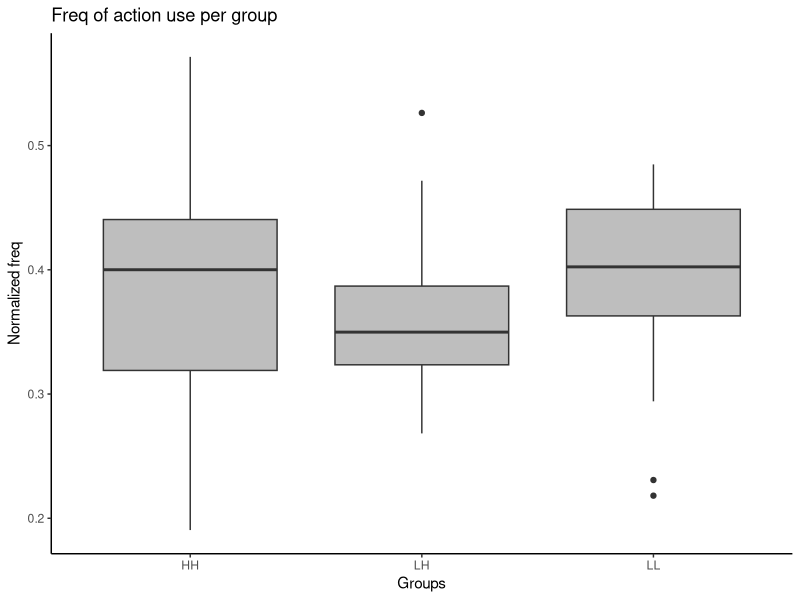
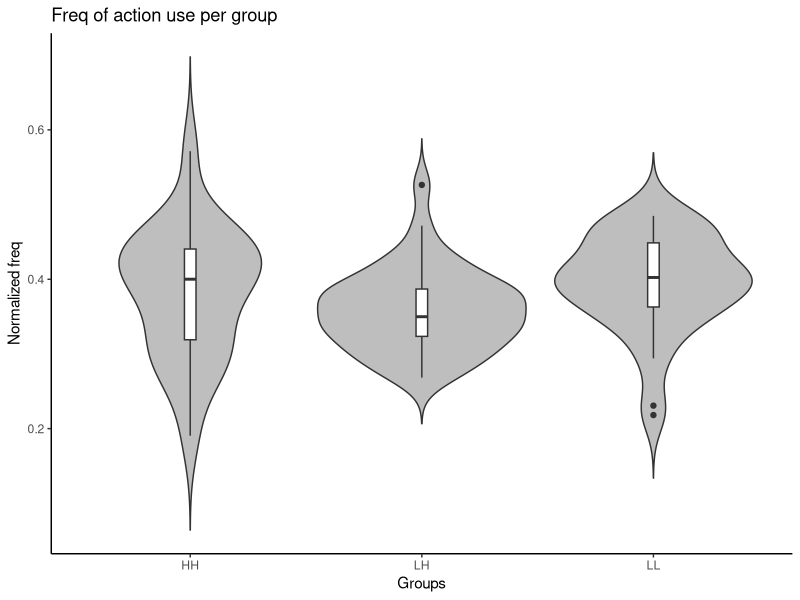
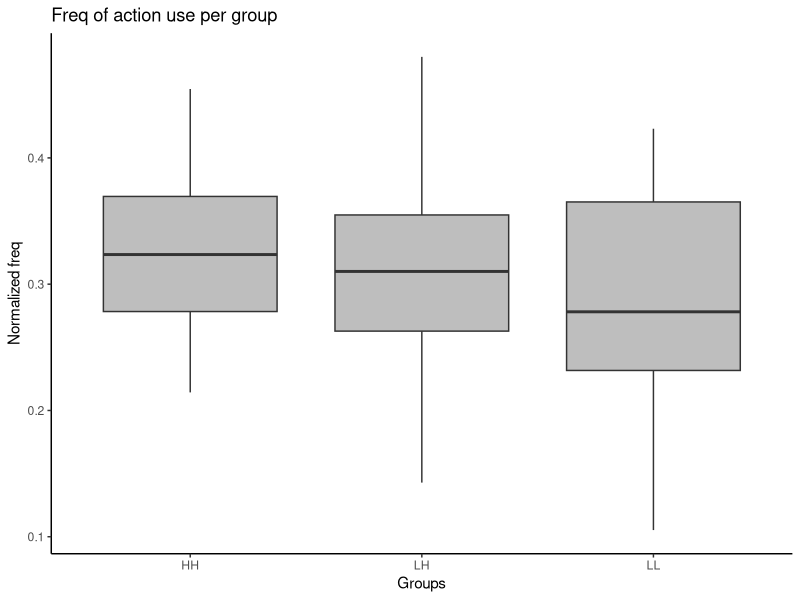
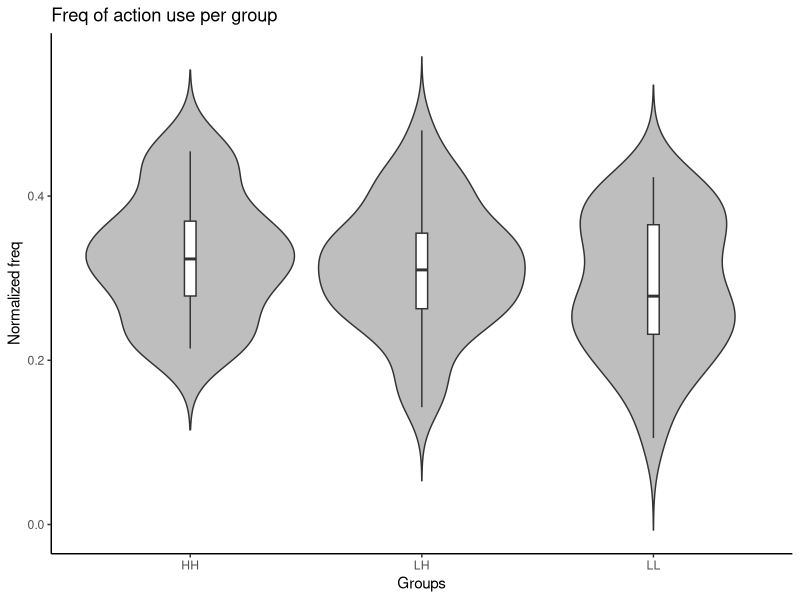
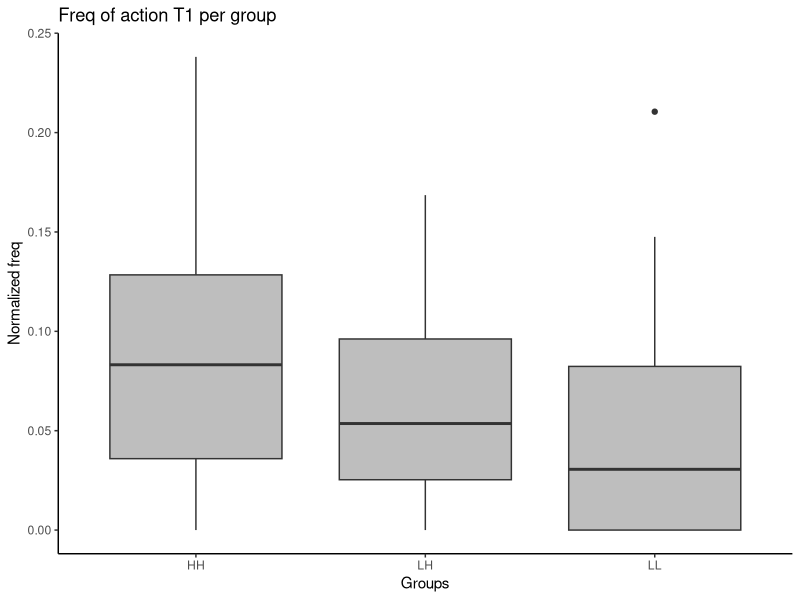
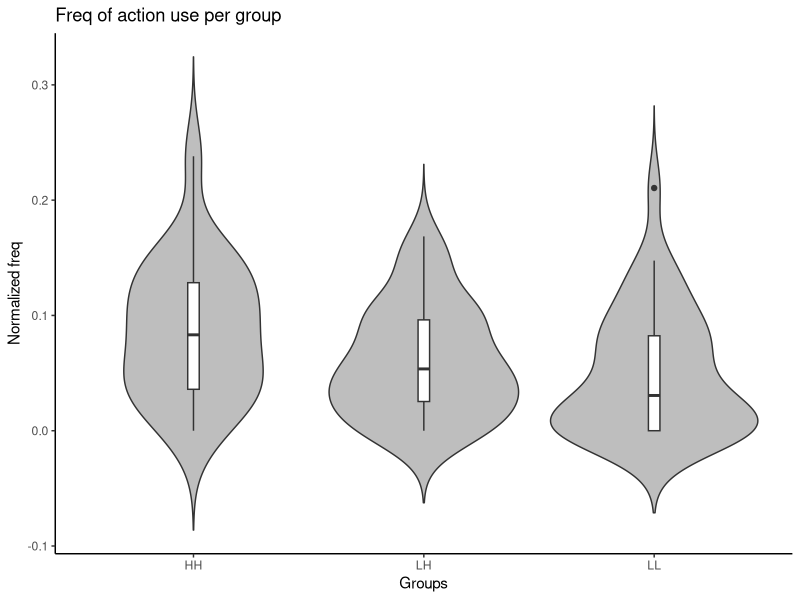
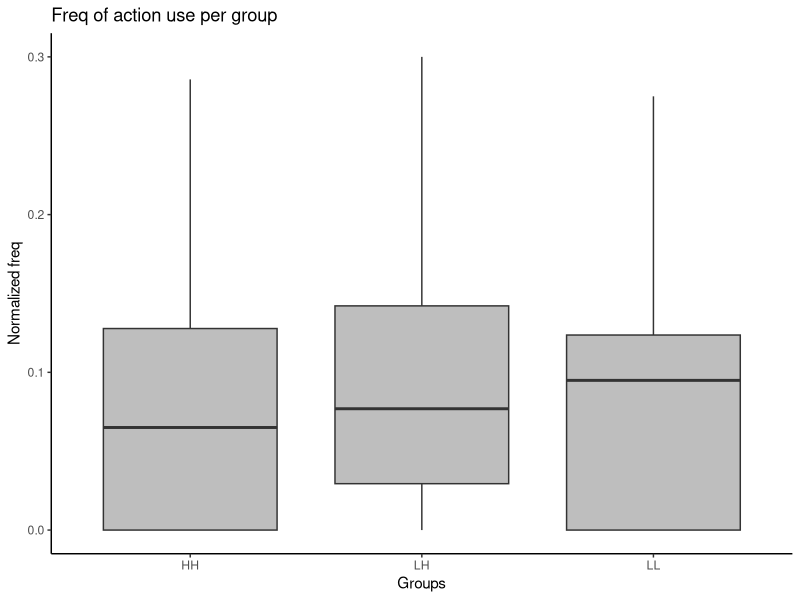
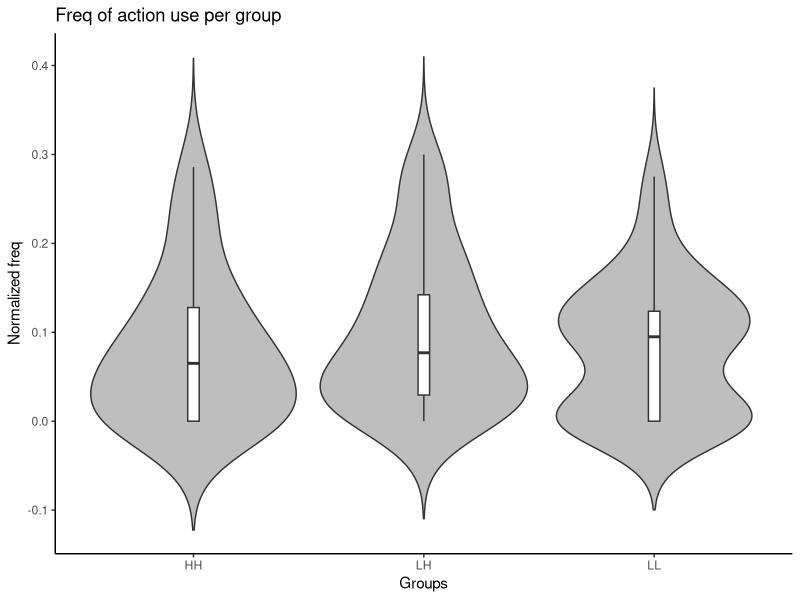

Recreate these plots in R, in order.
## ---- chunk 1
knitr::opts_chunk$set(echo = TRUE)
## ---- chunk 2
library(tidyverse)
#library(reshape2)
library(ggplot2)
#library(sjstats)
## ---- chunk 3
#data for C
freqLH <- c(0.30434782608695654, 0.38095238095238093, 0.3888888888888889, 0.3076923076923077, 0.39473684210526316, 0.37777777777777777, 0.34615384615384615, 0.3793103448275862, 0.3076923076923077, 0.41935483870967744, 0.3, 0.34782608695652173, 0.5263157894736842, 0.3258426966292135, 0.3235294117647059, 0.3469387755102041, 0.3384615384615385, 0.4, 0.35185185185185186, 0.2857142857142857, 0.42857142857142855, 0.34285714285714286, 0.4716981132075472, 0.37777777777777777, 0.2692307692307692, 0.3709677419354839, 0.28, 0.4375, 0.4, 0.41304347826086957, 0.3, 0.3384615384615385, 0.3333333333333333, 0.2682926829268293, 0.373134328358209, 0.36363636363636365, 0.3235294117647059, 0.37735849056603776) 
freqLL <- c(0.45652173913043476, 0.37254901960784315, 0.3974358974358974, 0.21818181818181817, 0.34375, 0.48484848484848486, 0.3, 0.4782608695652174, 0.40540540540540543, 0.39473684210526316, 0.40540540540540543, 0.4634146341463415, 0.45, 0.40816326530612246, 0.48148148148148145, 0.3380281690140845, 0.29411764705882354, 0.47058823529411764, 0.46153846153846156, 0.35, 0.42857142857142855, 0.41333333333333333, 0.47368421052631576, 0.4, 0.37735849056603776, 0.4, 0.34615384615384615, 0.36363636363636365, 0.4482758620689655, 0.36065573770491804, 0.23076923076923078, 0.40816326530612246, 0.3870967741935484, 0.40476190476190477, 0.375, 0.40963855421686746)
freqHH <- c(0.42424242424242425, 0.3783783783783784, 0.2833333333333333, 0.2571428571428571, 0.42857142857142855, 0.4594594594594595, 0.19047619047619047, 0.4444444444444444, 0.38596491228070173, 0.45161290322580644, 0.47619047619047616, 0.3064516129032258, 0.4126984126984127, 0.4230769230769231, 0.39473684210526316, 0.5714285714285714, 0.3181818181818182, 0.3448275862068966, 0.32142857142857145, 0.28125, 0.4482758620689655, 0.40540540540540543)

#define df
groups <- c(rep('LH', length(freqLH)), 
            rep('LL', length(freqLL)), 
            rep('HH', length(freqHH)))
freq <- c(freqLH, freqLL, freqHH)
df <- data.frame(freq, groups)
names(df) <- c("freq", "group")

#Lh vs LL stats
print(mean(df[(df$group=='LH'),]$freq))
print(sd(df[(df$group=='LH'),]$freq))
print(mean(df[(df$group=='LL'),]$freq))
print(sd(df[(df$group=='LL'),]$freq))
df2 = df[!(df$group=='HH'),]
t.test(freq ~ group, data=df2, var.equal=TRUE)

#tests
df.fisher  = aov(freq ~ group, data=df)
df.welch   = oneway.test(freq ~ group, data=df)
df.kruskal = kruskal.test(freq ~ group, data=df)
df.bartlett = bartlett.test(freq ~ group, data=df)
summary(df.fisher)
TukeyHSD(df.fisher)
#print(df.welch)
#print(df.kruskal)
#print(df.bartlett)
#with(df, tapply(freq, group, shapiro.test))

#plots
#geom_boxplot() + geom_jitter(width = 0.2)
#boxplot(df$freq~df$group,data=df,col="light gray", ylab = "Freq", xlab = "Groups")
ggplot(df, aes(x=group, y=freq)) + 
  geom_boxplot(fill='gray') +
  labs(title="Freq of action use per group", x="Groups", y="Normalized freq") +
  theme_classic() 

ggplot(df, aes(x=group, y=freq)) + 
  geom_violin(trim=FALSE, fill='gray') +
  labs(title="Freq of action use per group", x="Groups", y="Normalized freq") +
  geom_boxplot(width=0.05) +
  theme_classic()
## ---- chunk 4
#data for P
freqLH <- c(0.30434782608695654, 0.35714285714285715, 0.4444444444444444, 0.27692307692307694, 0.23684210526315788, 0.26666666666666666, 0.28846153846153844, 0.20689655172413793, 0.28846153846153844, 0.24193548387096775, 0.32, 0.34782608695652173, 0.3684210526315789, 0.16853932584269662, 0.3235294117647059, 0.30612244897959184, 0.26153846153846155, 0.34285714285714286, 0.25925925925925924, 0.42857142857142855, 0.14285714285714285, 0.37142857142857144, 0.16981132075471697, 0.26666666666666666, 0.34615384615384615, 0.25806451612903225, 0.48, 0.3125, 0.4, 0.34782608695652173, 0.4, 0.3076923076923077, 0.2857142857142857, 0.34146341463414637, 0.22388059701492538, 0.3333333333333333, 0.4117647058823529, 0.41509433962264153) 
freqLL <- c(0.3695652173913043, 0.2549019607843137, 0.20512820512820512, 0.41818181818181815, 0.28125, 0.36363636363636365, 0.275, 0.30434782608695654, 0.17567567567567569, 0.23684210526315788, 0.1891891891891892, 0.34146341463414637, 0.23333333333333334, 0.32653061224489793, 0.4074074074074074, 0.23943661971830985, 0.39215686274509803, 0.3333333333333333, 0.38461538461538464, 0.26666666666666666, 0.2619047619047619, 0.22666666666666666, 0.10526315789473684, 0.26666666666666666, 0.22641509433962265, 0.13846153846153847, 0.4230769230769231, 0.18181818181818182, 0.3793103448275862, 0.19672131147540983, 0.41025641025641024, 0.30612244897959184, 0.3870967741935484, 0.35714285714285715, 0.3392857142857143, 0.26506024096385544)
freqHH <- c(0.45454545454545453, 0.21621621621621623, 0.31666666666666665, 0.37142857142857144, 0.21428571428571427, 0.2972972972972973, 0.3333333333333333, 0.4444444444444444, 0.24561403508771928, 0.41935483870967744, 0.38095238095238093, 0.3225806451612903, 0.2222222222222222, 0.3076923076923077, 0.23684210526315788, 0.2857142857142857, 0.36363636363636365, 0.27586206896551724, 0.35714285714285715, 0.34375, 0.4482758620689655, 0.32432432432432434)

#define df
groups <- c(rep('LH', length(freqLH)), 
            rep('LL', length(freqLL)), 
            rep('HH', length(freqHH)))
freq <- c(freqLH, freqLL, freqHH)
df <- data.frame(freq, groups)
names(df) <- c("freq", "group")

#Lh vs LL stats
print(mean(df[(df$group=='LH'),]$freq))
print(sd(df[(df$group=='LH'),]$freq))
print(mean(df[(df$group=='LL'),]$freq))
print(sd(df[(df$group=='LL'),]$freq))
df2 = df[!(df$group=='HH'),]
t.test(freq ~ group, data=df2, var.equal=TRUE)

#tests
df.fisher  = aov(freq ~ group, data=df)
df.welch   = oneway.test(freq ~ group, data=df)
df.kruskal = kruskal.test(freq ~ group, data=df)
df.bartlett = bartlett.test(freq ~ group, data=df)
summary(df.fisher)
TukeyHSD(df.fisher)
#print(df.welch)
#print(df.kruskal)
#print(df.bartlett)
#with(df, tapply(freq, group, shapiro.test))

#plots
#geom_boxplot() + geom_jitter(width = 0.2)
#boxplot(df$freq~df$group,data=df,col="light gray", ylab = "Freq", xlab = "Groups")
ggplot(df, aes(x=group, y=freq)) + 
  geom_boxplot(fill='gray') +
  labs(title="Freq of action use per group", x="Groups", y="Normalized freq") +
  theme_classic() 

ggplot(df, aes(x=group, y=freq)) + 
  geom_violin(trim=FALSE, fill='gray') +
  labs(title="Freq of action use per group", x="Groups", y="Normalized freq") +
  geom_boxplot(width=0.05) +
  theme_classic()
## ---- chunk 5
#data for T1
freqLH <- c(0.021739130434782608, 0.047619047619047616, 0.1111111111111111, 0.03076923076923077, 0.02631578947368421, 0.022222222222222223, 0.09615384615384616, 0.034482758620689655, 0.09615384615384616, 0.04838709677419355, 0.1, 0.043478260869565216, 0, 0.16853932584269662, 0.029411764705882353, 0.061224489795918366, 0.15384615384615385, 0.02857142857142857, 0.1111111111111111, 0.09523809523809523, 0, 0, 0.07547169811320754, 0.1111111111111111, 0.038461538461538464, 0.0967741935483871, 0, 0, 0.025, 0, 0, 0.06153846153846154, 0.14285714285714285, 0.14634146341463414, 0.05970149253731343, 0.06060606060606061, 0.058823529411764705, 0.07547169811320754) 
freqLL <- c(0.021739130434782608, 0.11764705882352941, 0.08974358974358974, 0, 0, 0, 0.125, 0, 0.04054054054054054, 0.21052631578947367, 0.10810810810810811, 0, 0.016666666666666666, 0.08163265306122448, 0, 0.08450704225352113, 0.0784313725490196, 0, 0, 0.05, 0, 0.02666666666666667, 0.06578947368421052, 0.016666666666666666, 0.018867924528301886, 0.13846153846153847, 0, 0.07272727272727272, 0.034482758620689655, 0.14754098360655737, 0, 0, 0.0967741935483871, 0.047619047619047616, 0, 0.07228915662650602)
freqHH <- c(0.06060606060606061, 0.02702702702702703, 0.13333333333333333, 0.08571428571428572, 0.07142857142857142, 0.13513513513513514, 0.23809523809523808, 0.1111111111111111, 0.03508771929824561, 0.03225806451612903, 0.047619047619047616, 0.08064516129032258, 0.09523809523809523, 0.038461538461538464, 0, 0.14285714285714285, 0.11363636363636363, 0.15517241379310345, 0.10714285714285714, 0.15625, 0.034482758620689655, 0)

#define df
groups <- c(rep('LH', length(freqLH)), 
            rep('LL', length(freqLL)), 
            rep('HH', length(freqHH)))
freq <- c(freqLH, freqLL, freqHH)
df <- data.frame(freq, groups)
names(df) <- c("freq", "group")

#Lh vs LL stats
print(mean(df[(df$group=='LH'),]$freq))
print(sd(df[(df$group=='LH'),]$freq))
print(mean(df[(df$group=='LL'),]$freq))
print(sd(df[(df$group=='LL'),]$freq))
df2 = df[!(df$group=='HH'),]
t.test(freq ~ group, data=df2, var.equal=TRUE)

#tests
df.fisher  <-  aov(freq ~ group, data=df)
df.welch   = oneway.test(freq ~ group, data=df)
df.kruskal = kruskal.test(freq ~ group, data=df)
df.bartlett = bartlett.test(freq ~ group, data=df)
summary(df.fisher)

omega_sq <- function(aovm){
    sum_stats <- summary(aovm)[[1]]
    SSm <- sum_stats[["Sum Sq"]][1]
    SSr <- sum_stats[["Sum Sq"]][2]
    DFm <- sum_stats[["Df"]][1]
    MSr <- sum_stats[["Mean Sq"]][2]
    W2 <- (SSm-DFm*MSr)/(SSm+SSr+MSr)
    return(W2)
}
print( anova(df.fisher)[1,2]/sum(anova(df.fisher)[,2]) )
print( omega_sq(df.fisher))
summary.lm(df.fisher)$r.squared
TukeyHSD(df.fisher)
print(df.welch)
print(df.kruskal)
print(df.bartlett)
with(df, tapply(freq, group, shapiro.test))

#plots
#geom_boxplot() + geom_jitter(width = 0.2)
#boxplot(df$freq~df$group,data=df,col="light gray", ylab = "Freq", xlab = "Groups")
ggplot(df, aes(x=group, y=freq)) + 
  geom_boxplot(fill='gray') +
  labs(title="Freq of action T1 per group", x="Groups", y="Normalized freq") +
  theme_classic() 

ggplot(df, aes(x=group, y=freq)) + 
  geom_violin(trim=FALSE, fill='gray') +
  labs(title="Freq of action use per group", x="Groups", y="Normalized freq") +
  geom_boxplot(width=0.05) +
  theme_classic()
## ---- chunk 6
#data for T2
freqLH <- c(0.13043478260869565, 0.19047619047619047, 0.05555555555555555, 0.07692307692307693, 0.02631578947368421, 0.24444444444444444, 0.038461538461538464, 0.1724137931034483, 0.057692307692307696, 0.016129032258064516, 0.14, 0.021739130434782608, 0, 0.0898876404494382, 0.029411764705882353, 0.1836734693877551, 0.18461538461538463, 0.11428571428571428, 0.1111111111111111, 0.14285714285714285, 0, 0, 0.05660377358490566, 0.08888888888888889, 0.07692307692307693, 0.27419354838709675, 0, 0, 0.025, 0.043478260869565216, 0.3, 0.13846153846153847, 0.09523809523809523, 0.04878048780487805, 0.26865671641791045, 0.21212121212121213, 0.029411764705882353, 0.03773584905660377) 
freqLL <- c(0.10869565217391304, 0.23529411764705882, 0.0641025641025641, 0.12727272727272726, 0, 0.15151515151515152, 0.275, 0, 0.0945945945945946, 0.07894736842105263, 0.16216216216216217, 0.14634146341463414, 0.1, 0.12244897959183673, 0, 0.11267605633802817, 0.1568627450980392, 0.11764705882352941, 0, 0.1, 0, 0.16, 0.02631578947368421, 0.2, 0, 0.015384615384615385, 0, 0.10909090909090909, 0, 0.11475409836065574, 0, 0, 0, 0.09523809523809523, 0, 0.060240963855421686)
freqHH <- c(0, 0.06756756756756757, 0.13333333333333333, 0.2857142857142857, 0.14285714285714285, 0, 0.23809523809523808, 0, 0.21052631578947367, 0.03225806451612903, 0.047619047619047616, 0.08064516129032258, 0.1111111111111111, 0.038461538461538464, 0, 0, 0.1590909090909091, 0.08620689655172414, 0.07142857142857142, 0.0625, 0, 0)

#define df
groups <- c(rep('LH', length(freqLH)), 
            rep('LL', length(freqLL)), 
            rep('HH', length(freqHH)))
freq <- c(freqLH, freqLL, freqHH)
df <- data.frame(freq, groups)
names(df) <- c("freq", "group")

#Lh vs LL stats
print(mean(df[(df$group=='LH'),]$freq))
print(sd(df[(df$group=='LH'),]$freq))
print(mean(df[(df$group=='LL'),]$freq))
print(sd(df[(df$group=='LL'),]$freq))
df2 = df[!(df$group=='HH'),]
t.test(freq ~ group, data=df2, var.equal=TRUE)

#tests
df.fisher  = aov(freq ~ group, data=df)
df.welch   = oneway.test(freq ~ group, data=df)
df.kruskal = kruskal.test(freq ~ group, data=df)
df.bartlett = bartlett.test(freq ~ group, data=df)
summary(df.fisher)
TukeyHSD(df.fisher)
print(df.welch)
print(df.kruskal)
print(df.bartlett)
with(df, tapply(freq, group, shapiro.test))

#plots
#geom_boxplot() + geom_jitter(width = 0.2)
#boxplot(df$freq~df$group,data=df,col="light gray", ylab = "Freq", xlab = "Groups")
ggplot(df, aes(x=group, y=freq)) + 
  geom_boxplot(fill='gray') +
  labs(title="Freq of action use per group", x="Groups", y="Normalized freq") +
  theme_classic() 

ggplot(df, aes(x=group, y=freq)) + 
  geom_violin(trim=FALSE, fill='gray') +
  labs(title="Freq of action use per group", x="Groups", y="Normalized freq") +
  geom_boxplot(width=0.05) +
  theme_classic()
## ---- chunk 7
#data for Tc
freqLH <- c(0.2391304347826087, 0.023809523809523808, 0, 0.3076923076923077, 0.3157894736842105, 0.06666666666666667, 0.23076923076923078, 0.20689655172413793, 0.25, 0.12903225806451613, 0.14, 0.21739130434782608, 0.10526315789473684, 0.23595505617977527, 0.20588235294117646, 0.10204081632653061, 0.06153846153846154, 0.08571428571428572, 0.16666666666666666, 0.047619047619047616, 0.42857142857142855, 0.2571428571428571, 0.20754716981132076, 0.15555555555555556, 0.2692307692307692, 0, 0.24, 0.21875, 0.15, 0.1956521739130435, 0, 0.15384615384615385, 0.14285714285714285, 0.1951219512195122, 0.07462686567164178, 0.030303030303030304, 0.17647058823529413, 0.09433962264150944) 
freqLL <- c(0.043478260869565216, 0.0196078431372549, 0.23076923076923078, 0.23636363636363636, 0.375, 0, 0.025, 0.21739130434782608, 0.28378378378378377, 0.07894736842105263, 0.13513513513513514, 0.04878048780487805, 0.2, 0.061224489795918366, 0.1111111111111111, 0.2112676056338028, 0.0784313725490196, 0.0784313725490196, 0.07692307692307693, 0.23333333333333334, 0.30952380952380953, 0.17333333333333334, 0.2894736842105263, 0.11666666666666667, 0.37735849056603776, 0.27692307692307694, 0.23076923076923078, 0.2727272727272727, 0.13793103448275862, 0.14754098360655737, 0.358974358974359, 0.2857142857142857, 0.12903225806451613, 0.09523809523809523, 0.2857142857142857, 0.1927710843373494)
freqHH <- c(0.06060606060606061, 0.3108108108108108, 0.11666666666666667, 0, 0.14285714285714285, 0.10810810810810811, 0, 0, 0.12280701754385964, 0.06451612903225806, 0.047619047619047616, 0.20967741935483872, 0.15873015873015872, 0.19230769230769232, 0.3684210526315789, 0, 0.045454545454545456, 0.13793103448275862, 0.14285714285714285, 0.15625, 0.06896551724137931, 0.24324324324324326)

#define df
groups <- c(rep('LH', length(freqLH)), 
            rep('LL', length(freqLL)), 
            rep('HH', length(freqHH)))
freq <- c(freqLH, freqLL, freqHH)
df <- data.frame(freq, groups)
names(df) <- c("freq", "group")

#Lh vs LL stats
print(mean(df[(df$group=='LH'),]$freq))
print(sd(df[(df$group=='LH'),]$freq))
print(mean(df[(df$group=='LL'),]$freq))
print(sd(df[(df$group=='LL'),]$freq))
df2 = df[!(df$group=='HH'),]
t.test(freq ~ group, data=df2, var.equal=TRUE)

#tests
df.fisher  = aov(freq ~ group, data=df)
df.welch   = oneway.test(freq ~ group, data=df)
df.kruskal = kruskal.test(freq ~ group, data=df)
df.bartlett = bartlett.test(freq ~ group, data=df)
summary(df.fisher)
TukeyHSD(df.fisher)
print(df.welch)
print(df.kruskal)
print(df.bartlett)
with(df, tapply(freq, group, shapiro.test))

#plots
#geom_boxplot() + geom_jitter(width = 0.2)
#boxplot(df$freq~df$group,data=df,col="light gray", ylab = "Freq", xlab = "Groups")
ggplot(df, aes(x=group, y=freq)) + 
  geom_boxplot(fill='gray') +
  labs(title="Freq of action use per group", x="Groups", y="Normalized freq") +
  theme_classic() 

ggplot(df, aes(x=group, y=freq)) + 
  geom_violin(trim=FALSE, fill='gray') +
  labs(title="Freq of action use per group", x="Groups", y="Normalized freq") +
  geom_boxplot(width=0.05) +
  theme_classic()
